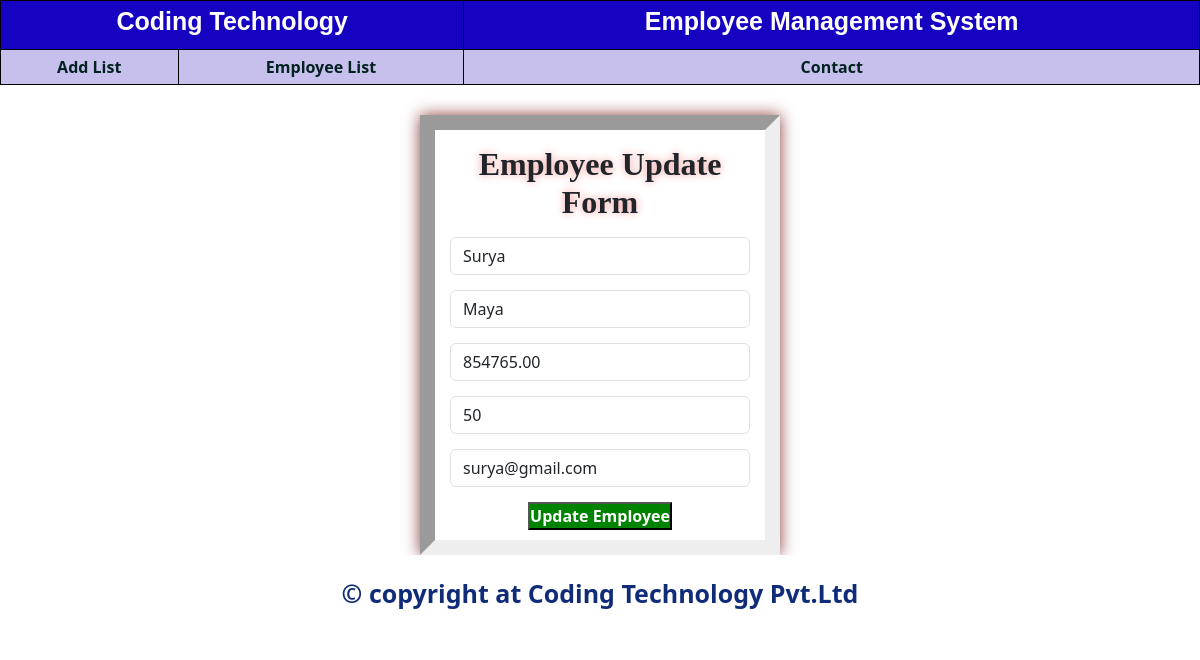
Screenshot of /updateemp/2 with the database file from the repository.
### emp/models.py (models this page shows, shortened)
class Employee(models.Model):
    first_name = models.CharField(max_length=50)
    last_name = models.CharField(max_length=50)
    salary = models.DecimalField(null=True, max_digits=9, decimal_places=2)
    age = models.IntegerField(blank=True,null=True)
    email = models.EmailField(max_length=70)

### emp/views.py (the view)
# urls.py: path('updateemp/<int:id>', v.updateEmpById, name='urlUpdateEmp'),
def updateEmpById(request, id):
    e = Employee.objects.get(pk=id)
    form = EmployeeForm(request.POST or None, instance=e)
    if request.method == 'POST':
        form.save()
        emps = listEmps()
        return render(request, 'emp/list.html', {'emplist': emps})
    return render(request, 'emp/update.html', {'form': form})

### emp/forms.py
class EmployeeForm(forms.ModelForm):
    class Meta:
        model=Employee
        fields='__all__'
        widgets = {
            'first_name': TextInput(
                attrs={
                'class': "form-control",
                'style': 'max-width: 300px',
                'placeholder': 'Enter your first name'
            }),
            'last_name': TextInput(
                attrs={
                'class': "form-control",
                'style': 'max-width: 300px',
                'placeholder': 'Enter your last name'
            }),
            'salary': NumberInput(
                attrs={
                'class': "form-control",
                'style': 'max-width: 300px',
                'placeholder': 'Enter your salary'
            }),
            'age': NumberInput(
                attrs={
                'class': "form-control",
                'style': 'max-width: 300px',
                'placeholder': 'Enter your age'
            }),
            'email': EmailInput(
                attrs={
                'class': "form-control",
                'style': 'max-width: 300px',
                'placeholder': 'Enter your email address'
            }),
        }

### emp/templates/emp/update.html (shortened to what this page needs)
{% extends 'emp/menu.html' %}
{% block content %}
    <div align="center" class="container">
        <h2 class="em">Employee Update Form</h2>
        <form action="" method="POST">
        <div class="form-group">
            {{ form.first_name }}
        </div>
        <div class="form-group">
            {{ form.last_name }}
        </div>
        <div class="form-group">
            {{ form.salary }}
        </div>
        <div class="form-group">
            {{ form.age }}
        </div>
        <div class="form-group">
            {{ form.email }}
        </div>
        <div class="form-group">
            <input class="btn-update" type="submit" name="submit" value="Update Employee" />
        </div>
        </form>
    </div>
 {% include 'emp/footer.html' %}
{% endblock content %}

### emp/static/css/style.css (style rules this page uses)
* { margin:0px; padding: 0; }
.form-group { margin-top: 15px; }
.container { border-style: inset; border-width: 15px; margin-top: 30px; width: 30%; padding: 10px; box-shadow: 0px 0px 15px rgb(139, 60, 60); }
.em { margin: 5px; text-shadow: 0 0 8px rgb(245, 155, 155); font-weight: bold; font-family: fantasy; }
.btn-update { font-weight: bold; color: white; background-color: rgb(0, 131, 0); }

### rows the page displays
Employee: first_name "Surya", last_name "Maya", salary "854765.00", age "50", email "surya@gmail.com"
